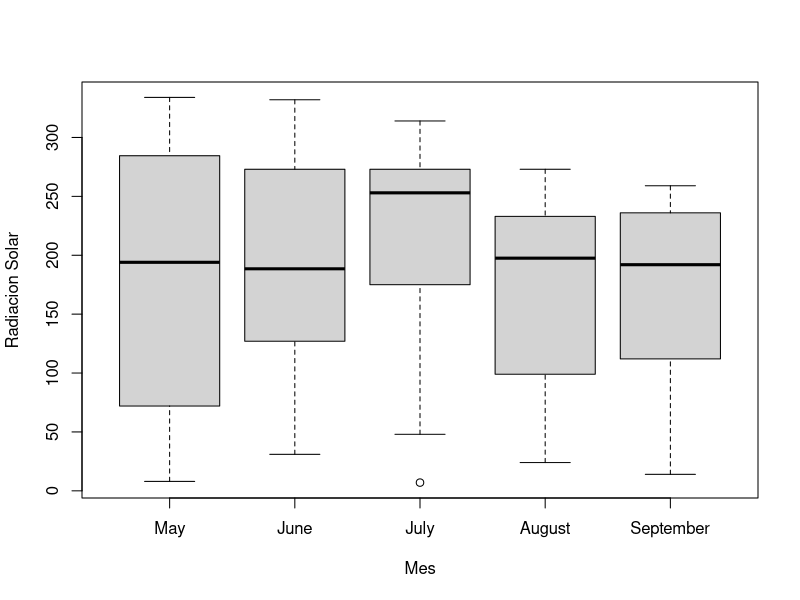
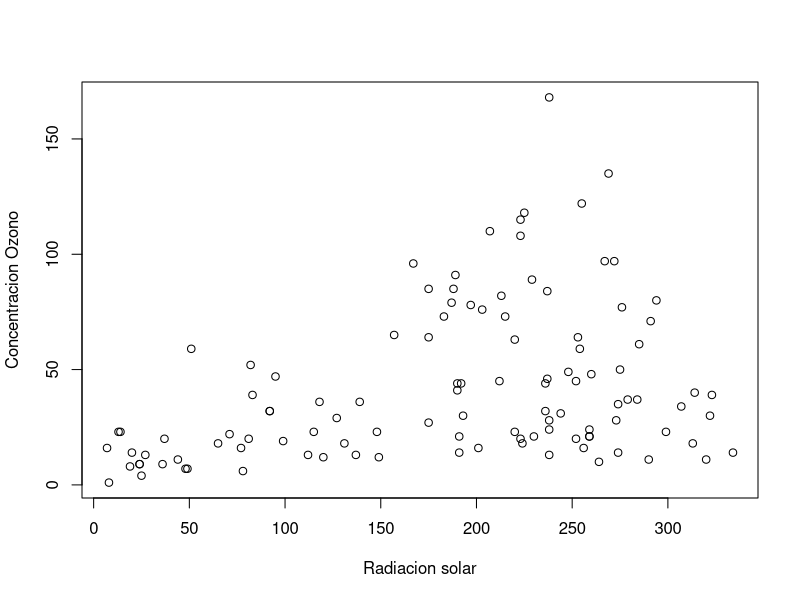
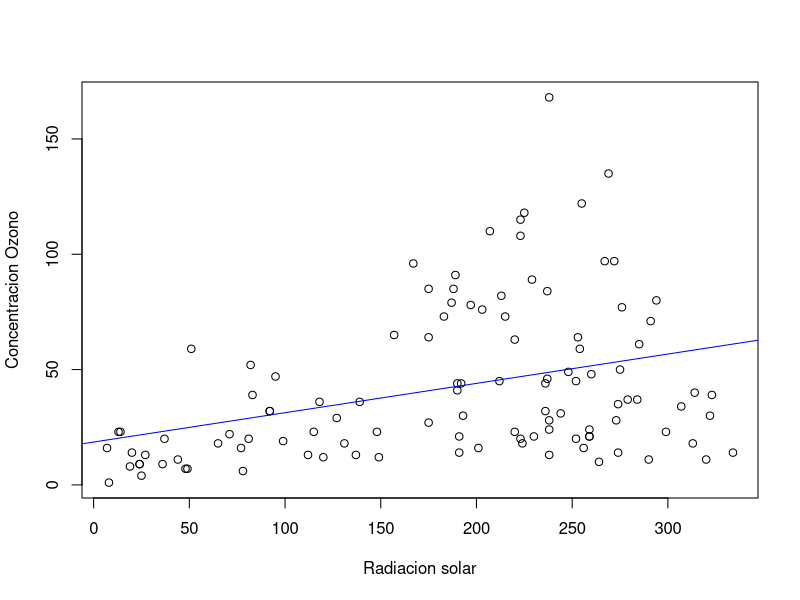
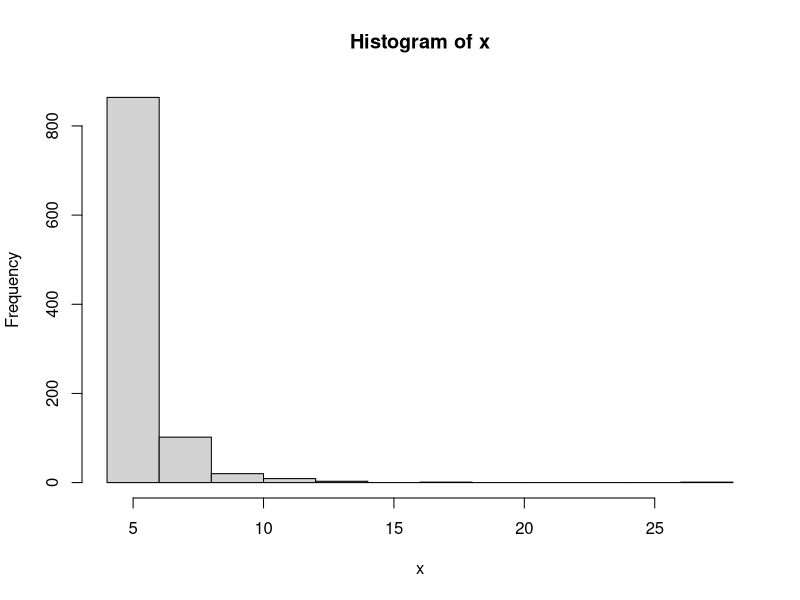
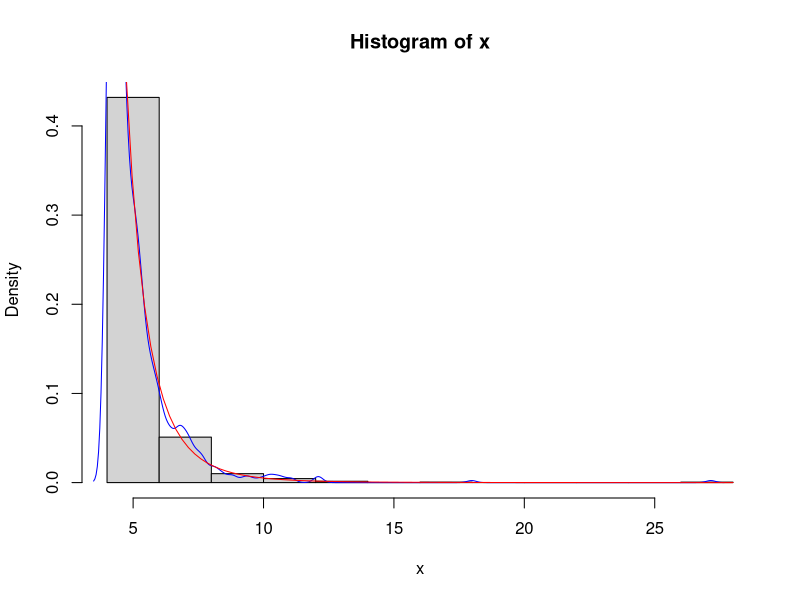

Write R code to recreate these figures, in order.
## ---- chunk 1
dataset <- airquality
## ---- chunk 2
head(dataset, 5)
## ---- chunk 3
dataset <- within(dataset, {
    # Uso month.name para obtener los meses del año
    # Solo hay meses del 5 al 9, asi que solo me quedo con esos nombres
    Month <- factor(Month, labels = month.name[5:9])
})
## ---- chunk 4
boxplot(dataset$Solar.R ~ dataset$Month, xlab = "Mes", ylab = "Radiacion Solar")
## ---- chunk 5
plot(
    dataset$Solar.R,
    dataset$Ozone,
    xlab = "Radiacion solar",
    ylab = "Concentracion Ozono"

)
## ---- chunk 6
# Generamos el modelo
# Ozone = \beta_0 + \beta_1 Solar.R
mod<-lm(dataset$Ozone ~ dataset$Solar.R)

# Hago el mismo plot que en el ejercicio anterior
plot(
    dataset$Solar.R,
    dataset$Ozone,
    xlab = "Radiacion solar",
    ylab = "Concentracion Ozono"

)

# Y a ese plot le añado la recta que acabamos de ajustar
abline(mod, col="blue")
## ---- chunk 7
# Funcion que devuelve el
# `n` numero de valores que queremos generar de la distribucion
# `F_inv` función de densidad inversa
metodo_inversion <- function(n, F_inv) {

    # Generamos n valores de una uniforme 0, 1
    U <- runif(n = n, min = 0, max = 1)

    # Usamos la función inversa para generar el muestreo simulado
    X <- F_inv(U)

    # Devolvemos dichos valores
    return(X)
}
## ---- chunk 8
set.seed(1)
## ---- chunk 9
# Parametros de la simulacion
a <- 5
b <- 4
n <- 1000
F_inv <- function(u) (b) / ((1 - u) ^ (1 / a))

# Tomamos los puntos
x <- metodo_inversion(n, F_inv)
## ---- chunk 10
hist(x)
## ---- chunk 11
# Empezamos con el histograma
hist(x, prob = TRUE)

# Añadimos las lineas suavizadas que vienen del histograma
lines(density(x), col = "blue")

# Ahora añadimos la linea de densidad real de la distribucion
f <- function(x) (a*b^a) / (x^(a+1))
curve(f(x), add = TRUE, col = "red")
## ---- chunk 12
# Definimos la funcion de distribucion, que tenemos que usar para el ks.test
# La funcion tiene que aceptar los valores de a, b para pasarlos como parametros en ks.test
F <- function(x, a, b) (1 - (b / x)^a) * (x >= b)

# Aplicamos el test
ks.test(x, F, a = a, b = b)
